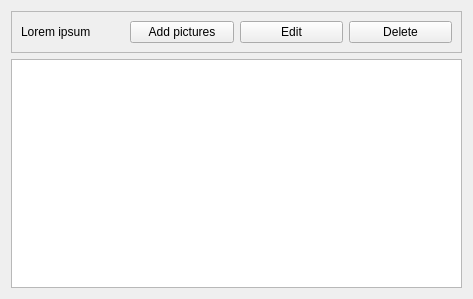
<?xml version="1.0" encoding="UTF-8"?>
<ui version="4.0">
 <class>AlbumWidget</class>
 <widget class="QWidget" name="AlbumWidget">
  <property name="geometry">
   <rect>
    <x>0</x>
    <y>0</y>
    <width>473</width>
    <height>299</height>
   </rect>
  </property>
  <property name="windowTitle">
   <string>Form</string>
  </property>
  <layout class="QVBoxLayout" name="verticalLayout">
   <item>
    <widget class="QFrame" name="albumInfoFrame">
     <property name="frameShape">
      <enum>QFrame::StyledPanel</enum>
     </property>
     <property name="frameShadow">
      <enum>QFrame::Raised</enum>
     </property>
     <layout class="QHBoxLayout" name="horizontalLayout">
      <item>
       <widget class="QLabel" name="albumName">
        <property name="text">
         <string>Lorem ipsum</string>
        </property>
       </widget>
      </item>
      <item>
       <widget class="QPushButton" name="addPictureButton">
        <property name="text">
         <string>Add pictures</string>
        </property>
        <property name="icon">
         <iconset resource="resource.qrc">
          <normaloff>:/icons/photo-add.png</normaloff>:/icons/photo-add.png</iconset>
        </property>
       </widget>
      </item>
      <item>
       <widget class="QPushButton" name="editButton">
        <property name="text">
         <string>Edit</string>
        </property>
        <property name="icon">
         <iconset resource="resource.qrc">
          <normaloff>:/icons/album-edit.png</normaloff>:/icons/album-edit.png</iconset>
        </property>
       </widget>
      </item>
      <item>
       <widget class="QPushButton" name="deleteButton">
        <property name="text">
         <string>Delete</string>
        </property>
        <property name="icon">
         <iconset resource="resource.qrc">
          <normaloff>:/icons/album-delete.png</normaloff>:/icons/album-delete.png</iconset>
        </property>
       </widget>
      </item>
     </layout>
    </widget>
   </item>
   <item>
    <widget class="QListView" name="thumbnailListView"/>
   </item>
  </layout>
 </widget>
 <resources>
  <include location="resource.qrc"/>
 </resources>
 <connections/>
</ui>
